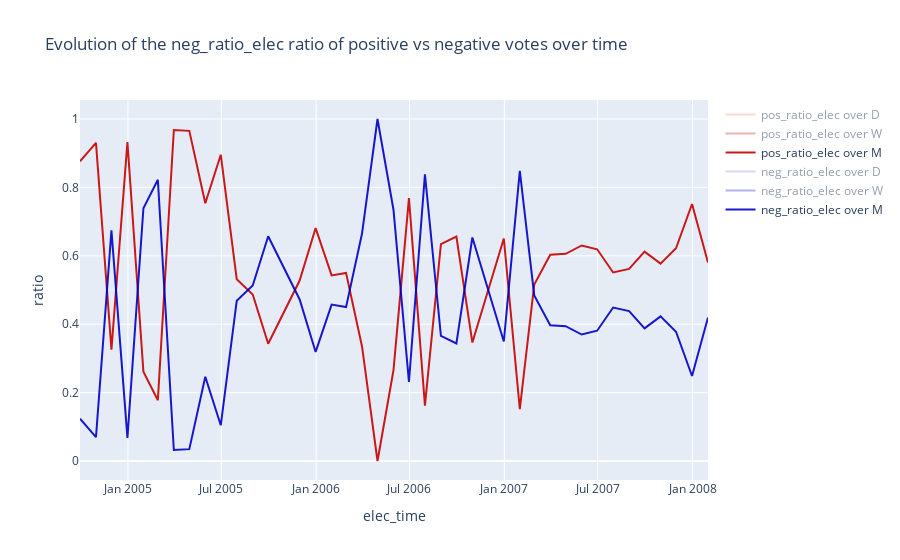

The code cell stored with this chart in its notebook:
### Code cell
#creation of two dataframes containing only positive or negative votes respectively 
pos_votes=sign_time[sign_time['vote'].apply(lambda x: x==1)]
neg_votes=sign_time[sign_time['vote'].apply(lambda x: x==-1)]

# initialize the figure
fig = go.Figure()

plot_frac_by_date_opacity(wikipedia, 'elec_time', 'pos_ratio_elec', 'elec_outcome')
plot_frac_by_date_opacity(wikipedia, 'elec_time', 'neg_ratio_elec', 'elec_outcome')

#show the plot
fig.show()

### Figure 1 — Plotly figure (JSON) as saved in the notebook; plotly's stock layout.template omitted (floating-point values rounded to 4 significant figures; data arrays with more than 128 entries replaced by an {"elided": "..."} marker saying what was removed)
{"data": [{"hovertemplate": "<br><b>elec_time</b>: %{x}<br><b>pos_ratio_elec</b>: %{y:.2f}", "line": {"color": "rgb(200, 0, 0)"}, "mode": "lines", "name": "pos_ratio_elec over D", "opacity": 0.3, "type": "scatter", "visible": "legendonly", "x": {"elided": "1207 str values"}, "y": {"elided": "1207 float values"}}, {"hovertemplate": "<br><b>elec_time</b>: %{x}<br><b>pos_ratio_elec</b>: %{y:.2f}", "line": {"color": "rgb(200, 0, 0)"}, "mode": "lines", "name": "pos_ratio_elec over W", "opacity": 0.6, "type": "scatter", "visible": "legendonly", "x": {"elided": "173 str values"}, "y": {"elided": "173 float values"}}, {"hovertemplate": "<br><b>elec_time</b>: %{x}<br><b>pos_ratio_elec</b>: %{y:.2f}", "line": {"color": "rgb(200, 0, 0)"}, "mode": "lines", "name": "pos_ratio_elec over M", "opacity": 0.9, "type": "scatter", "x": ["2004-09-30T00:00:00", "2004-10-31T00:00:00", "2004-11-30T00:00:00", "2004-12-31T00:00:00", "2005-01-31T00:00:00", "2005-02-28T00:00:00", "2005-03-31T00:00:00", "2005-04-30T00:00:00", "2005-05-31T00:00:00", "2005-06-30T00:00:00", "2005-07-31T00:00:00", "2005-08-31T00:00:00", "2005-09-30T00:00:00", "2005-10-31T00:00:00", "2005-11-30T00:00:00", "2005-12-31T00:00:00", "2006-01-31T00:00:00", "2006-02-28T00:00:00", "2006-03-31T00:00:00", "2006-04-30T00:00:00", "2006-05-31T00:00:00", "2006-06-30T00:00:00", "2006-07-31T00:00:00", "2006-08-31T00:00:00", "2006-09-30T00:00:00", "2006-10-31T00:00:00", "2006-11-30T00:00:00", "2006-12-31T00:00:00", "2007-01-31T00:00:00", "2007-02-28T00:00:00", "2007-03-31T00:00:00", "2007-04-30T00:00:00", "2007-05-31T00:00:00", "2007-06-30T00:00:00", "2007-07-31T00:00:00", "2007-08-31T00:00:00", "2007-09-30T00:00:00", "2007-10-31T00:00:00", "2007-11-30T00:00:00", "2007-12-31T00:00:00", "2008-01-31T00:00:00"], "y": [0.8763, 0.93, 0.3255, 0.9323, 0.2609, 0.1778, 0.9677, 0.9653, 0.7536, 0.8956, 0.5314, 0.487, 0.343, 0.4382, 0.5276, 0.6811, 0.5427, 0.55, 0.3348, 0, 0.2653, 0.7688, 0.1619, 0.6339, 0.6562, 0.3465, 0.4983, 0.6506, 0.1517, 0.5159, 0.6031, 0.6058, 0.6302, 0.6191, 0.5512, 0.5616, 0.6121, 0.577, 0.622, 0.7516, 0.5804]}, {"hovertemplate": "<br><b>elec_time</b>: %{x}<br><b>neg_ratio_elec</b>: %{y:.2f}", "line": {"color": "rgb(0, 0, 200)"}, "mode": "lines", "name": "neg_ratio_elec over D", "opacity": 0.3, "type": "scatter", "visible": "legendonly", "x": {"elided": "1207 str values"}, "y": {"elided": "1207 float values"}}, {"hovertemplate": "<br><b>elec_time</b>: %{x}<br><b>neg_ratio_elec</b>: %{y:.2f}", "line": {"color": "rgb(0, 0, 200)"}, "mode": "lines", "name": "neg_ratio_elec over W", "opacity": 0.6, "type": "scatter", "visible": "legendonly", "x": {"elided": "173 str values"}, "y": {"elided": "173 float values"}}, {"hovertemplate": "<br><b>elec_time</b>: %{x}<br><b>neg_ratio_elec</b>: %{y:.2f}", "line": {"color": "rgb(0, 0, 200)"}, "mode": "lines", "name": "neg_ratio_elec over M", "opacity": 0.9, "type": "scatter", "x": ["2004-09-30T00:00:00", "2004-10-31T00:00:00", "2004-11-30T00:00:00", "2004-12-31T00:00:00", "2005-01-31T00:00:00", "2005-02-28T00:00:00", "2005-03-31T00:00:00", "2005-04-30T00:00:00", "2005-05-31T00:00:00", "2005-06-30T00:00:00", "2005-07-31T00:00:00", "2005-08-31T00:00:00", "2005-09-30T00:00:00", "2005-10-31T00:00:00", "2005-11-30T00:00:00", "2005-12-31T00:00:00", "2006-01-31T00:00:00", "2006-02-28T00:00:00", "2006-03-31T00:00:00", "2006-04-30T00:00:00", "2006-05-31T00:00:00", "2006-06-30T00:00:00", "2006-07-31T00:00:00", "2006-08-31T00:00:00", "2006-09-30T00:00:00", "2006-10-31T00:00:00", "2006-11-30T00:00:00", "2006-12-31T00:00:00", "2007-01-31T00:00:00", "2007-02-28T00:00:00", "2007-03-31T00:00:00", "2007-04-30T00:00:00", "2007-05-31T00:00:00", "2007-06-30T00:00:00", "2007-07-31T00:00:00", "2007-08-31T00:00:00", "2007-09-30T00:00:00", "2007-10-31T00:00:00", "2007-11-30T00:00:00", "2007-12-31T00:00:00", "2008-01-31T00:00:00"], "y": [0.1237, 0.06996, 0.6745, 0.06769, 0.7391, 0.8222, 0.03226, 0.03466, 0.2464, 0.1044, 0.4686, 0.513, 0.657, 0.5618, 0.4724, 0.3189, 0.4573, 0.45, 0.6652, 1, 0.7347, 0.2312, 0.8381, 0.3661, 0.3438, 0.6535, 0.5017, 0.3494, 0.8483, 0.4841, 0.3969, 0.3942, 0.3698, 0.3809, 0.4488, 0.4384, 0.3879, 0.423, 0.378, 0.2484, 0.4196]}], "layout": {"autosize": true, "title": {"text": "Evolution of the neg_ratio_elec ratio of positive vs negative votes over time"}, "xaxis": {"autorange": true, "range": ["2004-09-30", "2008-01-31"], "title": {"text": "elec_time"}, "type": "date"}, "yaxis": {"autorange": true, "range": [-0.05556, 1.056], "title": {"text": "ratio"}, "type": "linear"}}}
